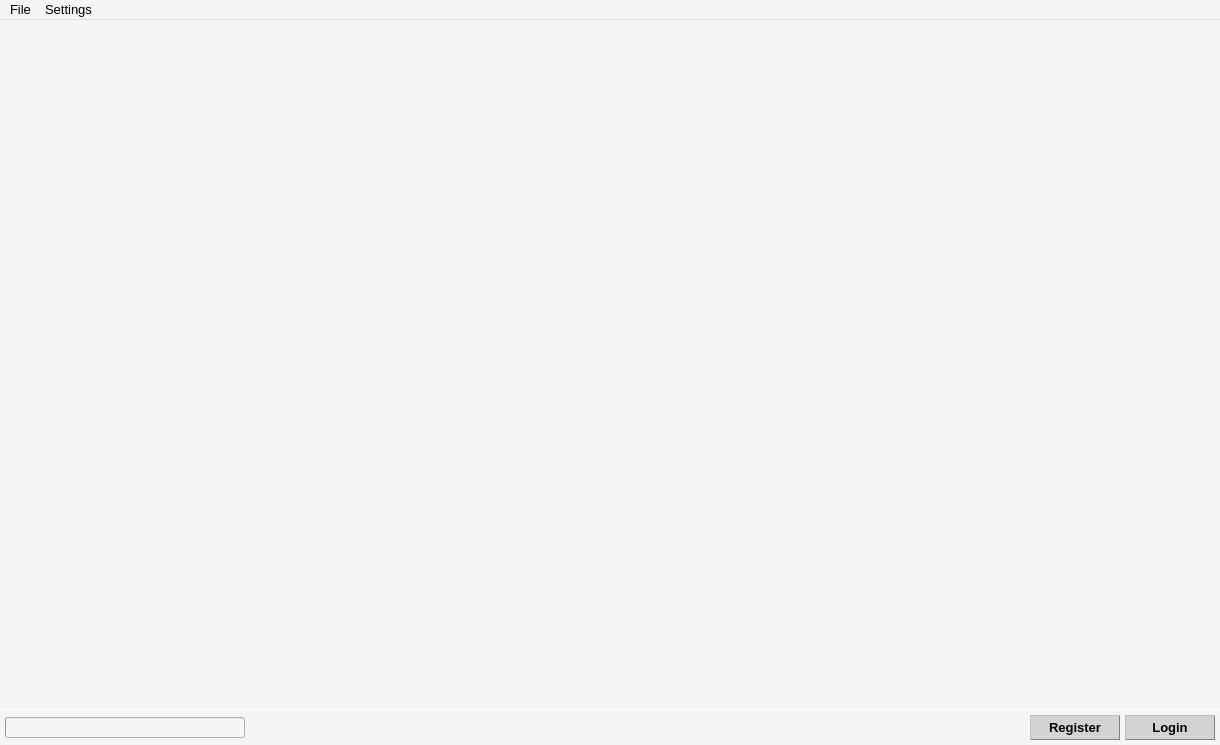
<?xml version="1.0" encoding="UTF-8"?>
<ui version="4.0">
 <class>MainWindow</class>
 <widget class="QMainWindow" name="MainWindow">
  <property name="geometry">
   <rect>
    <x>0</x>
    <y>0</y>
    <width>1220</width>
    <height>745</height>
   </rect>
  </property>
  <property name="minimumSize">
   <size>
    <width>1220</width>
    <height>745</height>
   </size>
  </property>
  <property name="palette">
   <palette>
    <active>
     <colorrole role="WindowText">
      <brush brushstyle="SolidPattern">
       <color alpha="255">
        <red>0</red>
        <green>0</green>
        <blue>0</blue>
       </color>
      </brush>
     </colorrole>
     <colorrole role="Button">
      <brush brushstyle="SolidPattern">
       <color alpha="255">
        <red>245</red>
        <green>245</green>
        <blue>245</blue>
       </color>
      </brush>
     </colorrole>
     <colorrole role="Mid">
      <brush brushstyle="SolidPattern">
       <color alpha="255">
        <red>245</red>
        <green>245</green>
        <blue>245</blue>
       </color>
      </brush>
     </colorrole>
     <colorrole role="Base">
      <brush brushstyle="SolidPattern">
       <color alpha="255">
        <red>245</red>
        <green>245</green>
        <blue>245</blue>
       </color>
      </brush>
     </colorrole>
     <colorrole role="Window">
      <brush brushstyle="SolidPattern">
       <color alpha="255">
        <red>245</red>
        <green>245</green>
        <blue>245</blue>
       </color>
      </brush>
     </colorrole>
     <colorrole role="Shadow">
      <brush brushstyle="SolidPattern">
       <color alpha="255">
        <red>245</red>
        <green>245</green>
        <blue>245</blue>
       </color>
      </brush>
     </colorrole>
    </active>
    <inactive>
     <colorrole role="WindowText">
      <brush brushstyle="SolidPattern">
       <color alpha="255">
        <red>0</red>
        <green>0</green>
        <blue>0</blue>
       </color>
      </brush>
     </colorrole>
     <colorrole role="Button">
      <brush brushstyle="SolidPattern">
       <color alpha="255">
        <red>245</red>
        <green>245</green>
        <blue>245</blue>
       </color>
      </brush>
     </colorrole>
     <colorrole role="Mid">
      <brush brushstyle="SolidPattern">
       <color alpha="255">
        <red>245</red>
        <green>245</green>
        <blue>245</blue>
       </color>
      </brush>
     </colorrole>
     <colorrole role="Base">
      <brush brushstyle="SolidPattern">
       <color alpha="255">
        <red>245</red>
        <green>245</green>
        <blue>245</blue>
       </color>
      </brush>
     </colorrole>
     <colorrole role="Window">
      <brush brushstyle="SolidPattern">
       <color alpha="255">
        <red>245</red>
        <green>245</green>
        <blue>245</blue>
       </color>
      </brush>
     </colorrole>
     <colorrole role="Shadow">
      <brush brushstyle="SolidPattern">
       <color alpha="255">
        <red>245</red>
        <green>245</green>
        <blue>245</blue>
       </color>
      </brush>
     </colorrole>
    </inactive>
    <disabled>
     <colorrole role="WindowText">
      <brush brushstyle="SolidPattern">
       <color alpha="127">
        <red>255</red>
        <green>255</green>
        <blue>255</blue>
       </color>
      </brush>
     </colorrole>
     <colorrole role="Button">
      <brush brushstyle="SolidPattern">
       <color alpha="255">
        <red>245</red>
        <green>245</green>
        <blue>245</blue>
       </color>
      </brush>
     </colorrole>
     <colorrole role="Mid">
      <brush brushstyle="SolidPattern">
       <color alpha="255">
        <red>245</red>
        <green>245</green>
        <blue>245</blue>
       </color>
      </brush>
     </colorrole>
     <colorrole role="Base">
      <brush brushstyle="SolidPattern">
       <color alpha="255">
        <red>245</red>
        <green>245</green>
        <blue>245</blue>
       </color>
      </brush>
     </colorrole>
     <colorrole role="Window">
      <brush brushstyle="SolidPattern">
       <color alpha="255">
        <red>245</red>
        <green>245</green>
        <blue>245</blue>
       </color>
      </brush>
     </colorrole>
     <colorrole role="Shadow">
      <brush brushstyle="SolidPattern">
       <color alpha="255">
        <red>245</red>
        <green>245</green>
        <blue>245</blue>
       </color>
      </brush>
     </colorrole>
    </disabled>
   </palette>
  </property>
  <property name="font">
   <font>
    <family>Tahoma</family>
    <pointsize>10</pointsize>
   </font>
  </property>
  <property name="windowTitle">
   <string>MainWindow</string>
  </property>
  <widget class="QWidget" name="centralwidget">
   <property name="sizePolicy">
    <sizepolicy hsizetype="Preferred" vsizetype="Expanding">
     <horstretch>0</horstretch>
     <verstretch>0</verstretch>
    </sizepolicy>
   </property>
   <property name="palette">
    <palette>
     <active>
      <colorrole role="Button">
       <brush brushstyle="SolidPattern">
        <color alpha="255">
         <red>245</red>
         <green>245</green>
         <blue>245</blue>
        </color>
       </brush>
      </colorrole>
      <colorrole role="ButtonText">
       <brush brushstyle="SolidPattern">
        <color alpha="255">
         <red>245</red>
         <green>245</green>
         <blue>245</blue>
        </color>
       </brush>
      </colorrole>
     </active>
     <inactive>
      <colorrole role="Button">
       <brush brushstyle="SolidPattern">
        <color alpha="255">
         <red>245</red>
         <green>245</green>
         <blue>245</blue>
        </color>
       </brush>
      </colorrole>
      <colorrole role="ButtonText">
       <brush brushstyle="SolidPattern">
        <color alpha="255">
         <red>245</red>
         <green>245</green>
         <blue>245</blue>
        </color>
       </brush>
      </colorrole>
     </inactive>
     <disabled>
      <colorrole role="Button">
       <brush brushstyle="SolidPattern">
        <color alpha="255">
         <red>245</red>
         <green>245</green>
         <blue>245</blue>
        </color>
       </brush>
      </colorrole>
      <colorrole role="ButtonText">
       <brush brushstyle="SolidPattern">
        <color alpha="127">
         <red>255</red>
         <green>255</green>
         <blue>255</blue>
        </color>
       </brush>
      </colorrole>
     </disabled>
    </palette>
   </property>
   <layout class="QVBoxLayout" name="verticalLayout_2">
    <property name="spacing">
     <number>0</number>
    </property>
    <property name="leftMargin">
     <number>0</number>
    </property>
    <property name="topMargin">
     <number>0</number>
    </property>
    <property name="rightMargin">
     <number>0</number>
    </property>
    <property name="bottomMargin">
     <number>0</number>
    </property>
    <item>
     <layout class="QVBoxLayout" name="verticalLayout">
      <property name="spacing">
       <number>0</number>
      </property>
      <item>
       <widget class="QStackedWidget" name="stackedWidget">
        <property name="sizePolicy">
         <sizepolicy hsizetype="Preferred" vsizetype="Expanding">
          <horstretch>0</horstretch>
          <verstretch>0</verstretch>
         </sizepolicy>
        </property>
        <property name="currentIndex">
         <number>1</number>
        </property>
        <widget class="QWidget" name="registartion_page">
         <property name="sizePolicy">
          <sizepolicy hsizetype="Preferred" vsizetype="Expanding">
           <horstretch>0</horstretch>
           <verstretch>0</verstretch>
          </sizepolicy>
         </property>
        </widget>
        <widget class="QWidget" name="rhe_widget_page">
         <property name="sizePolicy">
          <sizepolicy hsizetype="Preferred" vsizetype="Expanding">
           <horstretch>0</horstretch>
           <verstretch>0</verstretch>
          </sizepolicy>
         </property>
        </widget>
       </widget>
      </item>
      <item>
       <widget class="Line" name="line_2">
        <property name="sizePolicy">
         <sizepolicy hsizetype="Preferred" vsizetype="Fixed">
          <horstretch>0</horstretch>
          <verstretch>0</verstretch>
         </sizepolicy>
        </property>
        <property name="minimumSize">
         <size>
          <width>0</width>
          <height>1</height>
         </size>
        </property>
        <property name="maximumSize">
         <size>
          <width>16777215</width>
          <height>1</height>
         </size>
        </property>
        <property name="orientation">
         <enum>Qt::Horizontal</enum>
        </property>
       </widget>
      </item>
     </layout>
    </item>
    <item>
     <layout class="QHBoxLayout" name="horizontalLayout_login">
      <property name="spacing">
       <number>5</number>
      </property>
      <property name="leftMargin">
       <number>5</number>
      </property>
      <property name="topMargin">
       <number>5</number>
      </property>
      <property name="rightMargin">
       <number>5</number>
      </property>
      <property name="bottomMargin">
       <number>5</number>
      </property>
      <item>
       <widget class="QProgressBar" name="prgrssBr_cnnctn_stat">
        <property name="sizePolicy">
         <sizepolicy hsizetype="Fixed" vsizetype="Fixed">
          <horstretch>0</horstretch>
          <verstretch>0</verstretch>
         </sizepolicy>
        </property>
        <property name="minimumSize">
         <size>
          <width>240</width>
          <height>21</height>
         </size>
        </property>
        <property name="maximumSize">
         <size>
          <width>240</width>
          <height>21</height>
         </size>
        </property>
        <property name="palette">
         <palette>
          <active>
           <colorrole role="WindowText">
            <brush brushstyle="SolidPattern">
             <color alpha="255">
              <red>255</red>
              <green>255</green>
              <blue>255</blue>
             </color>
            </brush>
           </colorrole>
          </active>
          <inactive>
           <colorrole role="WindowText">
            <brush brushstyle="SolidPattern">
             <color alpha="255">
              <red>255</red>
              <green>255</green>
              <blue>255</blue>
             </color>
            </brush>
           </colorrole>
          </inactive>
          <disabled>
           <colorrole role="WindowText">
            <brush brushstyle="SolidPattern">
             <color alpha="127">
              <red>255</red>
              <green>255</green>
              <blue>255</blue>
             </color>
            </brush>
           </colorrole>
          </disabled>
         </palette>
        </property>
        <property name="font">
         <font>
          <family>Tahoma</family>
          <pointsize>10</pointsize>
          <weight>75</weight>
          <bold>true</bold>
         </font>
        </property>
        <property name="value">
         <number>0</number>
        </property>
        <property name="alignment">
         <set>Qt::AlignCenter</set>
        </property>
        <property name="textVisible">
         <bool>true</bool>
        </property>
        <property name="invertedAppearance">
         <bool>false</bool>
        </property>
        <property name="format">
         <string/>
        </property>
       </widget>
      </item>
      <item>
       <spacer name="horizontalSpacer">
        <property name="orientation">
         <enum>Qt::Horizontal</enum>
        </property>
        <property name="sizeType">
         <enum>QSizePolicy::MinimumExpanding</enum>
        </property>
        <property name="sizeHint" stdset="0">
         <size>
          <width>1</width>
          <height>1</height>
         </size>
        </property>
       </spacer>
      </item>
      <item>
       <widget class="QPushButton" name="pshBttn_register">
        <property name="sizePolicy">
         <sizepolicy hsizetype="Preferred" vsizetype="Fixed">
          <horstretch>0</horstretch>
          <verstretch>0</verstretch>
         </sizepolicy>
        </property>
        <property name="minimumSize">
         <size>
          <width>90</width>
          <height>25</height>
         </size>
        </property>
        <property name="maximumSize">
         <size>
          <width>120</width>
          <height>25</height>
         </size>
        </property>
        <property name="palette">
         <palette>
          <active>
           <colorrole role="WindowText">
            <brush brushstyle="SolidPattern">
             <color alpha="255">
              <red>0</red>
              <green>0</green>
              <blue>0</blue>
             </color>
            </brush>
           </colorrole>
           <colorrole role="Button">
            <brush brushstyle="SolidPattern">
             <color alpha="255">
              <red>211</red>
              <green>211</green>
              <blue>211</blue>
             </color>
            </brush>
           </colorrole>
           <colorrole role="Text">
            <brush brushstyle="SolidPattern">
             <color alpha="255">
              <red>0</red>
              <green>0</green>
              <blue>0</blue>
             </color>
            </brush>
           </colorrole>
           <colorrole role="ButtonText">
            <brush brushstyle="SolidPattern">
             <color alpha="255">
              <red>0</red>
              <green>0</green>
              <blue>0</blue>
             </color>
            </brush>
           </colorrole>
           <colorrole role="Base">
            <brush brushstyle="SolidPattern">
             <color alpha="255">
              <red>211</red>
              <green>211</green>
              <blue>211</blue>
             </color>
            </brush>
           </colorrole>
           <colorrole role="Window">
            <brush brushstyle="SolidPattern">
             <color alpha="255">
              <red>211</red>
              <green>211</green>
              <blue>211</blue>
             </color>
            </brush>
           </colorrole>
           <colorrole role="PlaceholderText">
            <brush brushstyle="SolidPattern">
             <color alpha="128">
              <red>0</red>
              <green>0</green>
              <blue>0</blue>
             </color>
            </brush>
           </colorrole>
          </active>
          <inactive>
           <colorrole role="WindowText">
            <brush brushstyle="SolidPattern">
             <color alpha="255">
              <red>0</red>
              <green>0</green>
              <blue>0</blue>
             </color>
            </brush>
           </colorrole>
           <colorrole role="Button">
            <brush brushstyle="SolidPattern">
             <color alpha="255">
              <red>211</red>
              <green>211</green>
              <blue>211</blue>
             </color>
            </brush>
           </colorrole>
           <colorrole role="Text">
            <brush brushstyle="SolidPattern">
             <color alpha="255">
              <red>0</red>
              <green>0</green>
              <blue>0</blue>
             </color>
            </brush>
           </colorrole>
           <colorrole role="ButtonText">
            <brush brushstyle="SolidPattern">
             <color alpha="255">
              <red>0</red>
              <green>0</green>
              <blue>0</blue>
             </color>
            </brush>
           </colorrole>
           <colorrole role="Base">
            <brush brushstyle="SolidPattern">
             <color alpha="255">
              <red>211</red>
              <green>211</green>
              <blue>211</blue>
             </color>
            </brush>
           </colorrole>
           <colorrole role="Window">
            <brush brushstyle="SolidPattern">
             <color alpha="255">
              <red>211</red>
              <green>211</green>
              <blue>211</blue>
             </color>
            </brush>
           </colorrole>
           <colorrole role="PlaceholderText">
            <brush brushstyle="SolidPattern">
             <color alpha="128">
              <red>0</red>
              <green>0</green>
              <blue>0</blue>
             </color>
            </brush>
           </colorrole>
          </inactive>
          <disabled>
           <colorrole role="WindowText">
            <brush brushstyle="SolidPattern">
             <color alpha="255">
              <red>0</red>
              <green>0</green>
              <blue>0</blue>
             </color>
            </brush>
           </colorrole>
           <colorrole role="Button">
            <brush brushstyle="SolidPattern">
             <color alpha="255">
              <red>173</red>
              <green>216</green>
              <blue>230</blue>
             </color>
            </brush>
           </colorrole>
           <colorrole role="Text">
            <brush brushstyle="SolidPattern">
             <color alpha="255">
              <red>0</red>
              <green>0</green>
              <blue>0</blue>
             </color>
            </brush>
           </colorrole>
           <colorrole role="ButtonText">
            <brush brushstyle="SolidPattern">
             <color alpha="255">
              <red>0</red>
              <green>0</green>
              <blue>0</blue>
             </color>
            </brush>
           </colorrole>
           <colorrole role="Base">
            <brush brushstyle="SolidPattern">
             <color alpha="255">
              <red>173</red>
              <green>216</green>
              <blue>230</blue>
             </color>
            </brush>
           </colorrole>
           <colorrole role="Window">
            <brush brushstyle="SolidPattern">
             <color alpha="255">
              <red>173</red>
              <green>216</green>
              <blue>230</blue>
             </color>
            </brush>
           </colorrole>
           <colorrole role="PlaceholderText">
            <brush brushstyle="SolidPattern">
             <color alpha="128">
              <red>231</red>
              <green>231</green>
              <blue>231</blue>
             </color>
            </brush>
           </colorrole>
          </disabled>
         </palette>
        </property>
        <property name="font">
         <font>
          <family>Tahoma</family>
          <pointsize>10</pointsize>
          <weight>75</weight>
          <bold>true</bold>
         </font>
        </property>
        <property name="styleSheet">
         <string notr="true">QPushButton:checked{
	background-color: lightblue;
	border-style: outset;
	color: black;
	font: bold 10p;
	border-style: outset;
	border-width: 1px;
	border-radius: 0px;
	border-color: blue;
	padding: 0px 0px;
}
QPushButton:pressed{
	background-color: lightblue;
	border-style: outset;
	color: black;
	font: bold 10p;
	border-style: outset;
	border-width: 1px;
	border-radius: 0px;
	border-color: blue;
	padding: 0px 0px;
}
QPushButton:disabled{
	background-color: lightblue;
	border-style: outset;
	color: black;
	font: bold 10p;
	border-style: outset;
	border-width: 1px;
	border-radius: 0px;
	border-color: blue;
	padding: 0px 0px;
}
QPushButton{
	background-color: lightGray;
	color: black;
	border-style: outset;
	border-width: 1px;
	border-radius: 0px;
	border-color: gray;
	padding: 0px 0px;
}
QPushButton:hover{
	border-style: outset;
	border-width: 1px;
	border-radius: 0px;
	border-color: royalblue;
}</string>
        </property>
        <property name="text">
         <string>Register</string>
        </property>
        <property name="autoDefault">
         <bool>false</bool>
        </property>
       </widget>
      </item>
      <item>
       <widget class="QPushButton" name="pshBttn_login_logout">
        <property name="sizePolicy">
         <sizepolicy hsizetype="Preferred" vsizetype="Fixed">
          <horstretch>0</horstretch>
          <verstretch>0</verstretch>
         </sizepolicy>
        </property>
        <property name="minimumSize">
         <size>
          <width>90</width>
          <height>25</height>
         </size>
        </property>
        <property name="maximumSize">
         <size>
          <width>90</width>
          <height>25</height>
         </size>
        </property>
        <property name="palette">
         <palette>
          <active>
           <colorrole role="WindowText">
            <brush brushstyle="SolidPattern">
             <color alpha="255">
              <red>0</red>
              <green>0</green>
              <blue>0</blue>
             </color>
            </brush>
           </colorrole>
           <colorrole role="Button">
            <brush brushstyle="SolidPattern">
             <color alpha="255">
              <red>211</red>
              <green>211</green>
              <blue>211</blue>
             </color>
            </brush>
           </colorrole>
           <colorrole role="Text">
            <brush brushstyle="SolidPattern">
             <color alpha="255">
              <red>0</red>
              <green>0</green>
              <blue>0</blue>
             </color>
            </brush>
           </colorrole>
           <colorrole role="ButtonText">
            <brush brushstyle="SolidPattern">
             <color alpha="255">
              <red>0</red>
              <green>0</green>
              <blue>0</blue>
             </color>
            </brush>
           </colorrole>
           <colorrole role="Base">
            <brush brushstyle="SolidPattern">
             <color alpha="255">
              <red>211</red>
              <green>211</green>
              <blue>211</blue>
             </color>
            </brush>
           </colorrole>
           <colorrole role="Window">
            <brush brushstyle="SolidPattern">
             <color alpha="255">
              <red>211</red>
              <green>211</green>
              <blue>211</blue>
             </color>
            </brush>
           </colorrole>
           <colorrole role="PlaceholderText">
            <brush brushstyle="SolidPattern">
             <color alpha="128">
              <red>0</red>
              <green>0</green>
              <blue>0</blue>
             </color>
            </brush>
           </colorrole>
          </active>
          <inactive>
           <colorrole role="WindowText">
            <brush brushstyle="SolidPattern">
             <color alpha="255">
              <red>0</red>
              <green>0</green>
              <blue>0</blue>
             </color>
            </brush>
           </colorrole>
           <colorrole role="Button">
            <brush brushstyle="SolidPattern">
             <color alpha="255">
              <red>211</red>
              <green>211</green>
              <blue>211</blue>
             </color>
            </brush>
           </colorrole>
           <colorrole role="Text">
            <brush brushstyle="SolidPattern">
             <color alpha="255">
              <red>0</red>
              <green>0</green>
              <blue>0</blue>
             </color>
            </brush>
           </colorrole>
           <colorrole role="ButtonText">
            <brush brushstyle="SolidPattern">
             <color alpha="255">
              <red>0</red>
              <green>0</green>
              <blue>0</blue>
             </color>
            </brush>
           </colorrole>
           <colorrole role="Base">
            <brush brushstyle="SolidPattern">
             <color alpha="255">
              <red>211</red>
              <green>211</green>
              <blue>211</blue>
             </color>
            </brush>
           </colorrole>
           <colorrole role="Window">
            <brush brushstyle="SolidPattern">
             <color alpha="255">
              <red>211</red>
              <green>211</green>
              <blue>211</blue>
             </color>
            </brush>
           </colorrole>
           <colorrole role="PlaceholderText">
            <brush brushstyle="SolidPattern">
             <color alpha="128">
              <red>0</red>
              <green>0</green>
              <blue>0</blue>
             </color>
            </brush>
           </colorrole>
          </inactive>
          <disabled>
           <colorrole role="WindowText">
            <brush brushstyle="SolidPattern">
             <color alpha="255">
              <red>0</red>
              <green>0</green>
              <blue>0</blue>
             </color>
            </brush>
           </colorrole>
           <colorrole role="Button">
            <brush brushstyle="SolidPattern">
             <color alpha="255">
              <red>173</red>
              <green>216</green>
              <blue>230</blue>
             </color>
            </brush>
           </colorrole>
           <colorrole role="Text">
            <brush brushstyle="SolidPattern">
             <color alpha="255">
              <red>0</red>
              <green>0</green>
              <blue>0</blue>
             </color>
            </brush>
           </colorrole>
           <colorrole role="ButtonText">
            <brush brushstyle="SolidPattern">
             <color alpha="255">
              <red>0</red>
              <green>0</green>
              <blue>0</blue>
             </color>
            </brush>
           </colorrole>
           <colorrole role="Base">
            <brush brushstyle="SolidPattern">
             <color alpha="255">
              <red>173</red>
              <green>216</green>
              <blue>230</blue>
             </color>
            </brush>
           </colorrole>
           <colorrole role="Window">
            <brush brushstyle="SolidPattern">
             <color alpha="255">
              <red>173</red>
              <green>216</green>
              <blue>230</blue>
             </color>
            </brush>
           </colorrole>
           <colorrole role="PlaceholderText">
            <brush brushstyle="SolidPattern">
             <color alpha="128">
              <red>231</red>
              <green>231</green>
              <blue>231</blue>
             </color>
            </brush>
           </colorrole>
          </disabled>
         </palette>
        </property>
        <property name="font">
         <font>
          <family>Tahoma</family>
          <pointsize>10</pointsize>
          <weight>75</weight>
          <bold>true</bold>
         </font>
        </property>
        <property name="styleSheet">
         <string notr="true">QPushButton:checked{
	background-color: lightblue;
	border-style: outset;
	color: black;
	font: bold 10p;
	border-style: outset;
	border-width: 1px;
	border-radius: 0px;
	border-color: blue;
	padding: 0px 0px;
}
QPushButton:pressed{
	background-color: lightblue;
	border-style: outset;
	color: black;
	font: bold 10p;
	border-style: outset;
	border-width: 1px;
	border-radius: 0px;
	border-color: blue;
	padding: 0px 0px;
}
QPushButton:disabled{
	background-color: lightblue;
	border-style: outset;
	color: black;
	font: bold 10p;
	border-style: outset;
	border-width: 1px;
	border-radius: 0px;
	border-color: blue;
	padding: 0px 0px;
}
QPushButton{
	background-color: lightGray;
	color: black;
	border-style: outset;
	border-width: 1px;
	border-radius: 0px;
	border-color: gray;
	padding: 0px 0px;
}
QPushButton:hover{
	border-style: outset;
	border-width: 1px;
	border-radius: 0px;
	border-color: royalblue;
}</string>
        </property>
        <property name="text">
         <string>Login</string>
        </property>
        <property name="autoDefault">
         <bool>false</bool>
        </property>
       </widget>
      </item>
     </layout>
    </item>
   </layout>
  </widget>
  <widget class="QMenuBar" name="menubar">
   <property name="geometry">
    <rect>
     <x>0</x>
     <y>0</y>
     <width>1220</width>
     <height>18</height>
    </rect>
   </property>
   <widget class="QMenu" name="menuFile">
    <property name="title">
     <string>File</string>
    </property>
    <addaction name="actionOpen_waveform_viewer"/>
    <addaction name="separator"/>
    <addaction name="actionExit"/>
   </widget>
   <widget class="QMenu" name="menuSettings">
    <property name="font">
     <font>
      <pointsize>10</pointsize>
     </font>
    </property>
    <property name="title">
     <string>Settings</string>
    </property>
    <addaction name="actionFiles_checking"/>
    <addaction name="actionPins_checking"/>
    <addaction name="actionManualy_load_firmware"/>
    <addaction name="separator"/>
    <addaction name="actionSet_server_IP"/>
    <addaction name="separator"/>
   </widget>
   <addaction name="menuFile"/>
   <addaction name="menuSettings"/>
  </widget>
  <action name="actionOpen_waveform_viewer">
   <property name="text">
    <string>Open waveform viewer</string>
   </property>
   <property name="font">
    <font>
     <family>Tahoma</family>
     <pointsize>10</pointsize>
    </font>
   </property>
  </action>
  <action name="actionExit">
   <property name="text">
    <string>Exit</string>
   </property>
   <property name="font">
    <font>
     <family>Tahoma</family>
     <pointsize>10</pointsize>
    </font>
   </property>
  </action>
  <action name="actionFiles_checking">
   <property name="checkable">
    <bool>true</bool>
   </property>
   <property name="text">
    <string>Files checking</string>
   </property>
   <property name="font">
    <font>
     <family>Tahoma</family>
     <pointsize>10</pointsize>
    </font>
   </property>
  </action>
  <action name="actionPins_checking">
   <property name="checkable">
    <bool>true</bool>
   </property>
   <property name="text">
    <string>Pins checking</string>
   </property>
   <property name="font">
    <font>
     <family>Tahoma</family>
     <pointsize>10</pointsize>
    </font>
   </property>
  </action>
  <action name="actionManualy_load_firmware">
   <property name="checkable">
    <bool>true</bool>
   </property>
   <property name="text">
    <string>Manualy load firmware</string>
   </property>
   <property name="font">
    <font>
     <family>Tahoma</family>
     <pointsize>10</pointsize>
    </font>
   </property>
  </action>
  <action name="actionSet_server_IP">
   <property name="text">
    <string>Set server IP</string>
   </property>
   <property name="font">
    <font>
     <family>Tahoma</family>
     <pointsize>10</pointsize>
    </font>
   </property>
  </action>
 </widget>
 <resources/>
 <connections/>
</ui>
